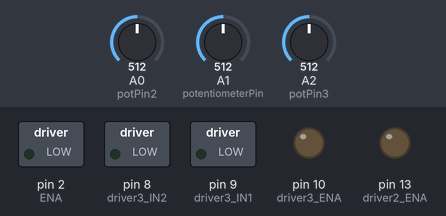
The sketch below on a simulated Arduino Uno, built with avr-gcc and run on an emulated ATmega328P. On the bench: switched loads named in the sketch (green lamp = pin HIGH), output pins drawn as LEDs (lit = HIGH). The inputs (shaded band) are chosen by the test bench; at power-on: A0 (potPin2) = 512, A1 (potentiometerPin) = 512, A2 (potPin3) = 512. What the sketch prints to the serial monitor is not drawn.

Above: at 0.01 s.
At 1.2 s:
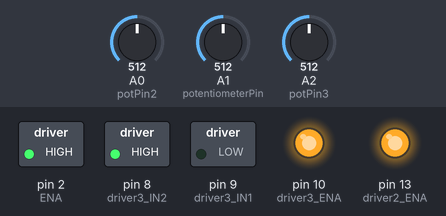
1.3 s: A0 (potPin2) set to 992
4.3 s: A0 (potPin2) set to 1010
At 4.9 s:
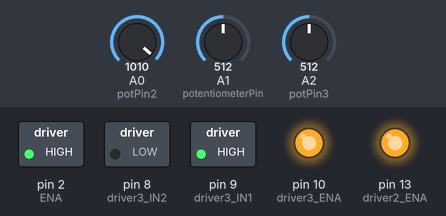
Timing chart, 0 to 7.3 s (numbered marks = the images above; inputs shaded):
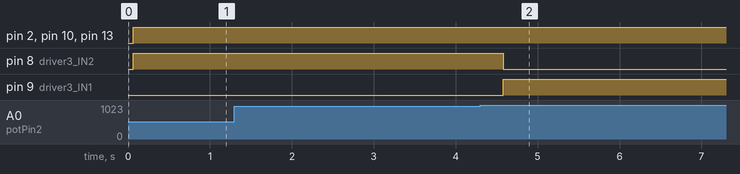

Measured:
- the behaviour switches between 1009 and 1010 on A0 (potPin2) (found by bisection; images 1 and 2)
- after the input at 1.3 s, every drawn part: stays the same
- after the input at 4.3 s, pin 8 (driver3_IN2): HIGH → LOW after 0.28 s; pin 9 (driver3_IN1): LOW → HIGH after 0.28 s

The sketch:

123.ino
```cpp
// Define L298N connections

// #import <Arduino.h>


//2
const int IN1 = 3;
const int IN2 = 4;
const int ENA = 2;
//3
const int driver3_IN1 = 9;
const int driver3_IN2 = 8;
const int driver3_ENA = 10;
//1
const int driver2_IN1 = 12;
const int driver2_IN2 = 11;
// const int driver2 driver3_IN1 = ;
// const int driver2 driver3_IN2 = ;
const int driver2_ENA = 13;
// const int driver3_IN1 =
// const int driver2_driver3_ENA = ;
// const int potentiometerPin = A0;
const int potentiometerPin = A1;
const int potPin2 = A0;
const int potPin3 = A2;
const float maxDistance = 73.8;   // Maximum distance in mm
const float minDistance = 0;
const float tolerance = 1;

// возможные стейты (поднять/опустить)
enum State {LIFT, RETRACT};

// void setupDriver(Driver driver){

// }

State state1;
State state2;
State state3;
State state4;

void setup() {
  // Set all the motor control pins to outputs
  Serial.begin(9600);                  // Initialize serial communication at 9600 bits per second

//   pinMode(IN1, OUTPUT);
//   pinMode(IN2, OUTPUT);
//   pinMode(ENA, OUTPUT);
    pinMode(driver3_IN1, OUTPUT);
    pinMode(driver3_IN2, OUTPUT);
    pinMode(driver3_ENA, OUTPUT);

  int sensorValue1 = analogRead(potentiometerPin);
  float distance1 = map(sensorValue1, 0, 1023, 0, 7380) / 100.0;
  int sensorValue2 = analogRead(potPin2);
  float distance2 = map(sensorValue2, 0, 1023, 0, 7380) / 100.0;
    int sensorValue3 = analogRead(potPin3);
    float distance3 = map(sensorValue3, 0, 1023, 0, 7380) / 100.0;
  if(distance1 >= tolerance){
    state1 = LIFT;
  }else{
    state1 = RETRACT;
  }
  if(distance2 >=  tolerance){
    state2 = LIFT;
  }else{
    state2 = RETRACT;
  }
    if(distance3 >= tolerance){
        state3 = LIFT;
    }else{
        state3 = RETRACT;
    }
}

void loop() {
  // Read the potentiometer value and calculate distance
  int sensorValue1 = analogRead(potentiometerPin);
  float distance1 = map(sensorValue1, 0, 1023, 0, 7380) / 100.0;
  int sensorValue2 = analogRead(potPin2);
  float distance2 = map(sensorValue2, 0, 1023, 0, 7380) / 100.0;
  int sensorValue3 = analogRead(potPin3);
  float distance3 = map(sensorValue3, 0, 1023, 0, 7380) / 100.0;
  // Print sensor value and distance to serial monitor
  Serial.print("Sensor1 Value: ");
  Serial.print(sensorValue1);
  Serial.print(" -> Distance: ");
  Serial.print(distance1);
  Serial.print(" mm. ");
  Serial.print("Sensor2 Value: ");
  Serial.print(sensorValue2);
  Serial.print(" -> Distance: ");
  Serial.print(distance2);
  Serial.print(" mm");
    Serial.print("Sensor3 Value: ");
    Serial.print(sensorValue3);
    Serial.print(" -> Distance: ");
    Serial.print(distance3);
    Serial.println(" mm");
  // чекаем на верхний и нижний лимиты (толеранс тут просто как мера против рандомных неточностей)
  bool upLimReached1 = (abs(maxDistance - distance1) <= tolerance);
  bool lowLimReached1 = (abs(distance1 - minDistance) <= tolerance);
  bool upLimReached2 = (abs(maxDistance - distance2) <= tolerance);
  bool lowLimReached2 = (abs(distance2 - minDistance) <= tolerance);
    bool upLimReached3 = (abs(maxDistance - distance3) <= tolerance);
    bool lowLimReached3 = (abs(distance3 - minDistance) <= tolerance);
  // на каждой итерации чекаем стейт
  switch(state1){
    case LIFT:
        digitalWrite(IN1, LOW);
        digitalWrite(IN2, HIGH);
        analogWrite(ENA, 255);
        // если достигнут верхний лимит, переводим стейт на опускание
        if(upLimReached1){
            state1 = RETRACT;
        }
        break;
    case RETRACT:
        digitalWrite(IN2, LOW);
        digitalWrite(IN1, HIGH);
        // наоборот
        if(lowLimReached1){
          state1 = LIFT;
        }
        break;
  }

  switch(state2){
    case LIFT:
        digitalWrite(driver3_IN1, LOW);
        digitalWrite(driver3_IN2, HIGH);
        analogWrite(driver3_ENA, 255);
        // если достигнут верхний лимит, переводим стейт на опускание
        if(upLimReached2){
            state2 = RETRACT;
        }
        break;
    case RETRACT:
        digitalWrite(driver3_IN2, LOW);
        digitalWrite(driver3_IN1, HIGH);
        // наоборот
        if(lowLimReached2){
          state2 = LIFT;
        }
        break;
  }

    switch(state3){
        case LIFT:
            digitalWrite(driver2_IN1, LOW);
            digitalWrite(driver2_IN2, HIGH);
            analogWrite(driver2_ENA, 255);
            // если достигнут верхний лимит, переводим стейт на опускание
            if(upLimReached3){
                state3 = RETRACT;
            }
            break;
        case RETRACT:
            digitalWrite(driver2_IN2, LOW);
            digitalWrite(driver2_IN1, HIGH);
            // наоборот
            if(lowLimReached3){
                state3 = LIFT;
            }
            break;
    }

}
```
